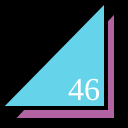
Frame 1 (no input)
Frame 60 (no input): identical to frame 1, image omitted
Frame 120 (the mouse pressed at the canvas centre since frame 60): identical to frame 1, image omitted

The p5.js sketch that drew this single still picture (run headless with seeded random() and noise() and a simulated clock; from frame 60 on, the mouse is pressed at the canvas centre):

// p5.js sketch
// ── sketch.js
function setup() {
  createCanvas(128,128);
}

function draw() {
  background(0);
  strokeWeight(4);
  fill(178, 100, 162);
  triangle(12,120,116,120,116,10);
  fill(101, 212, 235);
  triangle(0,108,106,108,106,0);
  fill(255);
  textSize(32);
  textFont("serif");
  text("46", 68, 100);
}
